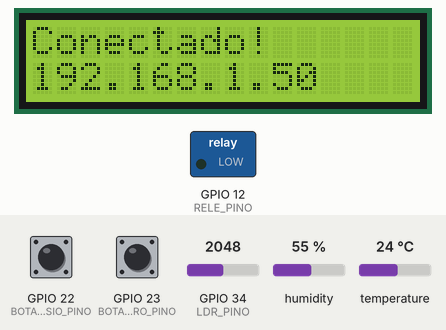
This sketch was run on a simulated ESP32. On the bench: 16×2 character LCD, switched loads named in the sketch (green lamp = pin HIGH). The test bench sets the inputs (shaded band); at power-on: GPIO 34 (LDR_PINO) = 2048, humidity 55 %, GPIO 22 (BOTAO_POTASSIO_PINO) HIGH, GPIO 23 (BOTAO_FOSFORO_PINO) HIGH, temperature 24 °C. WiFi joins after 1.5 s; servers stay silent unless stated; uploads are accepted with an empty reply; the local clock reads 2024-03-15 10:24:30 at power-on unless the sketch sets it; random numbers use the default seed unless the sketch sets one; what the sketch prints to the serial monitor is not drawn.

Above: at 2.3 s.
2.4 s: GPIO 34 (LDR_PINO) set to 2866
At 5.3 s:
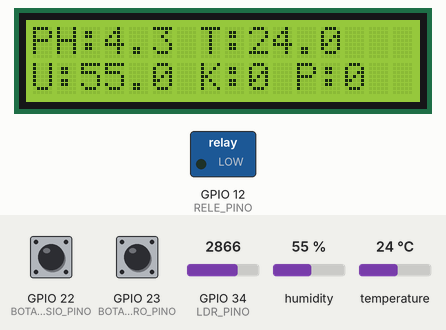
6.5 s: humidity set to 22 %
At 10.3 s:
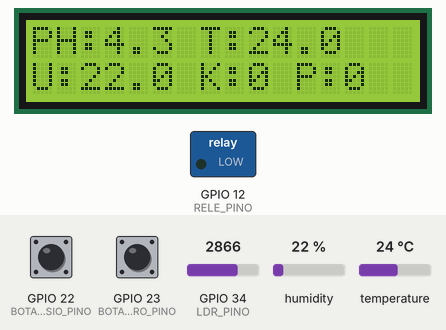
11.5 s: GPIO 22 (BOTAO_POTASSIO_PINO) pulled LOW for 0.15 s
At 15.3 s:
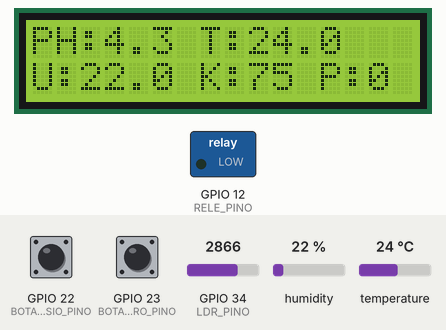
16.5 s: GPIO 23 (BOTAO_FOSFORO_PINO) pulled LOW for 0.15 s
At 20.4 s:
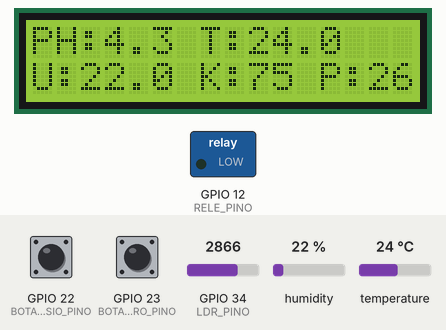
21.5 s: temperature set to 12 °C
At 25.4 s:
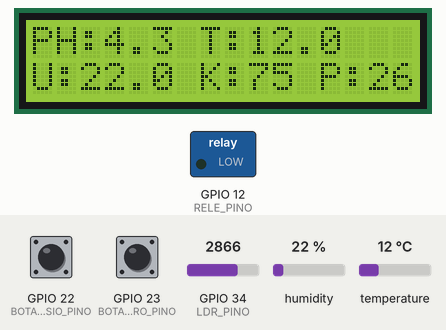
26.5 s: GPIO 22 (BOTAO_POTASSIO_PINO) pulled LOW for 1 s
At 30.4 s:
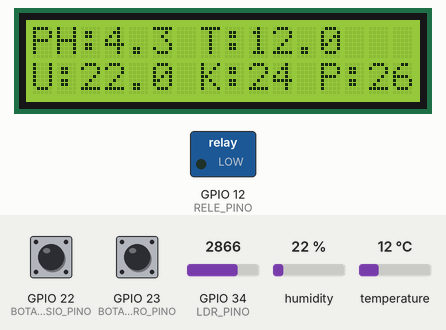
Timing chart, 0 to 31.9 s (numbered marks = the images above; inputs shaded):
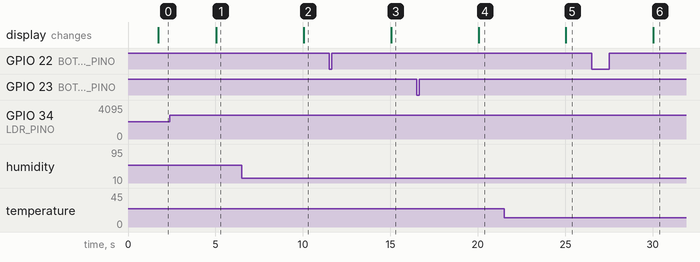

The sketch:

sketch.ino
```cpp
// --- BIBLIOTECAS OTIMIZADAS ---
#include <WiFi.h>
#include <HTTPClient.h>
#include <ArduinoJson.h>
#include <LiquidCrystal_I2C.h>
#include <DHT.h>

// --- CONFIGURAÇÕES DE REDE ---
#define WIFI_SSID "Wokwi-GUEST"
#define WIFI_PASSWORD ""
#define RECONNECT_INTERVAL_MS 5000 // Tenta reconectar a cada 5 segundos

// --- PINOS E SENSORES ---
#define BOTAO_FOSFORO_PINO 23
#define BOTAO_POTASSIO_PINO 22
#define LDR_PINO 34
#define DHT_PINO 19
#define RELE_PINO 12
#define DHT_TIPO DHT22

// --- INTERVALOS E CONSTANTES ---
#define INTERVALO_COLETA_MS 5000
#define JSON_DOC_SIZE 512
#define LCD_LARGURA 16
#define LCD_ALTURA 2

// --- INICIALIZAÇÃO DOS COMPONENTES ---
LiquidCrystal_I2C lcd(0x27, LCD_LARGURA, LCD_ALTURA);
DHT dht(DHT_PINO, DHT_TIPO);

// --- ESTRUTURA PARA PASSAR DADOS PARA A TAREFA WEB ---
struct SensorDataPayload {
  int16_t ph_x10;
  int16_t temperatura_x10;
  int16_t umidade_x10;
  int16_t potassio;
  int16_t fosforo;
  bool rele_status;
};

// --- VARIÁVEIS GLOBAIS OTIMIZADAS ---
unsigned long ultimoTempoColeta = 0;
int valorPotassio = 0;
int valorFosforo = 0;
bool releStatus = false;
TaskHandle_t tarefaEnvioHandle = NULL;
TimerHandle_t wifiReconnectTimer;

// Protótipos de Funções
void conectarWiFi();
void printToLcd(const char* linha1, const char* linha2);
void tarefaEnvioWebService(void *parametros);
void WiFiEvent(WiFiEvent_t event);


void setup() {
  Serial.begin(115200);

  wifiReconnectTimer = xTimerCreate("wifiTimer", pdMS_TO_TICKS(RECONNECT_INTERVAL_MS), pdFALSE, (void*)0, [](TimerHandle_t xTimer){ conectarWiFi(); });

  pinMode(BOTAO_FOSFORO_PINO, INPUT_PULLUP);
  pinMode(BOTAO_POTASSIO_PINO, INPUT_PULLUP);
  pinMode(LDR_PINO, INPUT);
  pinMode(RELE_PINO, OUTPUT);
  digitalWrite(RELE_PINO, LOW);

  dht.begin();
  lcd.init();
  lcd.backlight();

  WiFi.onEvent(WiFiEvent);

  conectarWiFi();

  struct tm timeinfo;
  timeinfo.tm_year = 2025 - 1900; timeinfo.tm_mon = 5 - 1; timeinfo.tm_mday = 10;
  timeinfo.tm_hour = 9; timeinfo.tm_min = 0; timeinfo.tm_sec = 0;
  time_t t = mktime(&timeinfo);
  struct timeval now = { .tv_sec = t };
  settimeofday(&now, NULL);
}

void loop() {
  if (digitalRead(BOTAO_POTASSIO_PINO) == LOW) {
    valorPotassio = random(10, 101);
  }
  if (digitalRead(BOTAO_FOSFORO_PINO) == LOW) {
    valorFosforo = random(10, 101);
  }

  if (millis() - ultimoTempoColeta >= INTERVALO_COLETA_MS) {
    ultimoTempoColeta = millis();

    uint8_t valorPhInt = map(analogRead(LDR_PINO), 0, 4095, 140, 0);
    int16_t tempInt = (int16_t)(dht.readTemperature() * 10);
    int16_t umidInt = (int16_t)(dht.readHumidity() * 10);

    if (isnan(tempInt / 10.0) || isnan(umidInt / 10.0)) {
      Serial.println("Falha na leitura do sensor DHT!");
      printToLcd("Erro no Sensor", "DHT22 Falhou");
      return;
    }

    const char* motivoAcionamento = "";
    if (valorPhInt > 90 && tempInt > 300 && umidInt < 500) {
      if (!releStatus) {
        releStatus = true;
        digitalWrite(RELE_PINO, HIGH);
        motivoAcionamento = "Niveis criticos";
        Serial.println("Rele LIGADO. Motivo: Niveis criticos.");
        printToLcd("Rele LIGADO", motivoAcionamento);
      }
    } else {
      if (releStatus) {
        releStatus = false;
        digitalWrite(RELE_PINO, LOW);
        motivoAcionamento = "";
        Serial.println("Rele DESLIGADO.");
        printToLcd("Rele DESLIGADO", "");
      }
    }

    char linha1[LCD_LARGURA + 1];
    char linha2[LCD_LARGURA + 1];
    snprintf(linha1, sizeof(linha1), "PH:%.1f T:%.1f", valorPhInt/10.0, tempInt/10.0);
    snprintf(linha2, sizeof(linha2), "U:%.1f K:%d P:%d", umidInt/10.0, valorPotassio, valorFosforo);
    if(!releStatus) printToLcd(linha1, linha2);

    SensorDataPayload* payload = new SensorDataPayload{
      (int16_t)valorPhInt, tempInt, umidInt, (int16_t)valorPotassio, (int16_t)valorFosforo, releStatus
    };

    if (tarefaEnvioHandle == NULL || eTaskGetState(tarefaEnvioHandle) == eDeleted) {
        xTaskCreate(tarefaEnvioWebService, "WebServiceTask", 8192, (void*)payload, 1, &tarefaEnvioHandle);
    } else {
        Serial.println("A tarefa de envio anterior ainda esta em execucao. Ignorando novo envio.");
        delete payload;
    }
  }
}

void conectarWiFi() {
    Serial.println("Iniciando tentativa de conexao WiFi...");
    printToLcd("Conectando...", WIFI_SSID);

    WiFi.disconnect(true);
    delay(100);

    WiFi.begin(WIFI_SSID, WIFI_PASSWORD);
}

void WiFiEvent(WiFiEvent_t event) {
    Serial.printf("[WiFi Event] evento: %d\n", event);

    switch(event) {
        case ARDUINO_EVENT_WIFI_STA_GOT_IP:
            Serial.println("WiFi conectado!");
            Serial.print("IP: ");
            Serial.println(WiFi.localIP());
            printToLcd("Conectado!", WiFi.localIP().toString().c_str());

            if (xTimerIsTimerActive(wifiReconnectTimer)) {
                xTimerStop(wifiReconnectTimer, 0);
            }
            break;

        case ARDUINO_EVENT_WIFI_STA_DISCONNECTED:
            Serial.println("WiFi desconectado. Tentando reconectar...");
            printToLcd("WiFi Perdido", "Reconectando...");

            xTimerStart(wifiReconnectTimer, 0);
            break;

        default:
            break;
    }
}

void printToLcd(const char* linha1, const char* linha2) {
  lcd.clear();
  lcd.setCursor(0, 0);
  lcd.print(linha1);
  lcd.setCursor(0, 1);
  lcd.print(linha2);
}

void tarefaEnvioWebService(void *parametros) {
  SensorDataPayload* dados = (SensorDataPayload*)parametros;

  if (WiFi.status() == WL_CONNECTED) {
    HTTPClient http;
    http.begin("https://newsfacd.herokuapp.com/journeybuilder/success");

    http.setTimeout(15000);

    http.addHeader("Content-Type", "application/json");

    StaticJsonDocument<JSON_DOC_SIZE> doc;
    doc["sensor"] = "ESP32_Otimizado";

    struct tm timeinfo;
    if (getLocalTime(&timeinfo, 1000)) {
        char timestamp[32];
        strftime(timestamp, sizeof(timestamp), "%Y-%m-%dT%H:%M:%SZ", &timeinfo);
        doc["timestamp"] = timestamp;
    }

    JsonArray leituras = doc.createNestedArray("leituras");

    JsonObject phObj = leituras.createNestedObject();
    phObj["item"] = "pH";
    phObj["valor"] = dados->ph_x10 / 10.0;

    JsonObject tempObj = leituras.createNestedObject();
    tempObj["item"] = "temperatura";
    tempObj["valor"] = dados->temperatura_x10 / 10.0;

    JsonObject umidObj = leituras.createNestedObject();
    umidObj["item"] = "umidade";
    umidObj["valor"] = dados->umidade_x10 / 10.0;

    JsonObject potassioObj = leituras.createNestedObject();
    potassioObj["item"] = "potassio";
    potassioObj["valor"] = dados->potassio;

    JsonObject fosforoObj = leituras.createNestedObject();
    fosforoObj["item"] = "fosforo";
    fosforoObj["valor"] = dados->fosforo;

    char httpRequestData[JSON_DOC_SIZE];
    serializeJson(doc, httpRequestData, sizeof(httpRequestData));

    Serial.println("\n[TAREFA WEB] Enviando JSON:");
    Serial.println(httpRequestData);

    int httpResponseCode = http.POST(httpRequestData);

    if (httpResponseCode > 0) {
      Serial.printf("[TAREFA WEB] Resposta HTTP: %d\n", httpResponseCode);
    } else {
      Serial.printf("[TAREFA WEB] Falha na requisicao: %s\n", http.errorToString(httpResponseCode).c_str());
    }
    http.end();
  } else {
    Serial.println("[TAREFA WEB] Sem WiFi. Envio cancelado.");
  }

  delete dados;
  vTaskDelete(NULL);
}
```

Measured:
- after the input at 6.5 s, the display: changes after 3.5 s (image 2)
- after the input at 11.5 s, the display: changes after 3.5 s (image 3)
- after the input at 16.5 s, the display: changes after 3.5 s (image 4)
- after the input at 21.5 s, the display: changes after 3.5 s (image 5)
- after the input at 26.5 s, the display: changes after 3.5 s (image 6)
